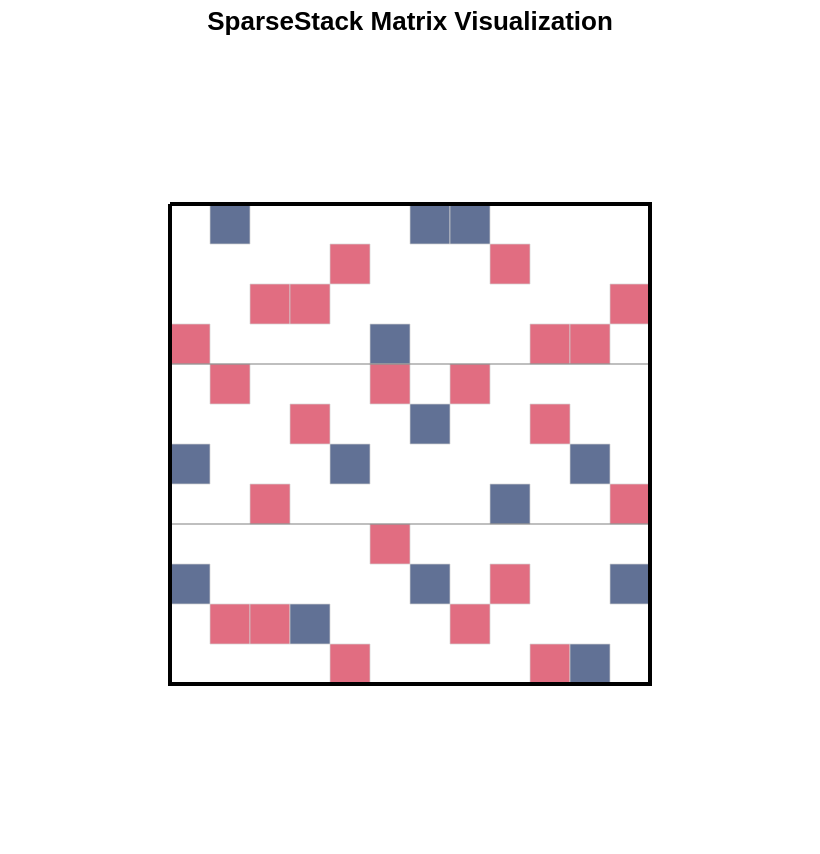

Source (notebook cell):
### Markdown cell above
## SparseStack Sketch

The poor scaling of embedding dimension in CountSketch can be remedied by increasing the per-column sparsity.
There are a number of ways to do this, but one of the most promising is to simply stack a bunch of independent CountSketch matrices on top of one another.


:::{prf:definition}
:label: def:sparse-stack-sketch
We say a matrix $\vec{S}\in\R^{k\times n}$ is a *SparseStack matrix* if it has the distribution
\begin{equation*}
\vec{S} = \begin{bmatrix}
\rho_{1,1}\vec{e}_{s_{1,1}} & \rho_{1,2}\vec{e}_{s_{1,2}} & \cdots & \rho_{1,n}\vec{e}_{s_{1,n}} \\
\rho_{2,1}\vec{e}_{s_{2,1}} & \rho_{2,2}\vec{e}_{s_{2,2}} & \cdots & \rho_{2,n}\vec{e}_{s_{2,n}} \\
\vdots & \vdots & \ddots & \vdots \\
\rho_{\zeta,1}\vec{e}_{s_{\zeta,1}} & \rho_{\zeta,2}\vec{e}_{s_{\zeta,2}} & \cdots & \rho_{\zeta,n}\vec{e}_{s_{\zeta,n}}
\end{bmatrix}
,\qquad
\begin{aligned}
&\rho_{i,j}\sim \Call{Rademacher}\text{ iid}\\
&s_{i,j} \sim \Call{Unif}(\{1,\ldots,k/\zeta\})\text{ iid}.
\end{aligned}
\end{equation*}
:::

This is equivalent to generating $\zeta$ CountSketch matrices of hight $k/\zeta$, and stacking them on top of one another.
A SparseStack matrix can be applied to $\vec{A}$ in $O(\zeta\nnz(\vec{A}))$ operations.

### Code cell
def sparse_stack_matrix(n, k, zeta, seed):
    """Generate a SparseStack matrix"""
    rng = np.random.default_rng(seed)
    
    k_per_block = k // zeta
    
    # Create matrix data for visualization
    rows, cols, values = [], [], []
    
    for col in range(n):
        # For each of zeta blocks, place one entry
        for block in range(zeta):
            row_in_block = rng.integers(0, k_per_block)
            row = block * k_per_block + row_in_block
            rho = 2 * rng.integers(0, 2) - 1  # Rademacher
            
            rows.append(row)
            cols.append(col)
            values.append(rho)
    
    return pd.DataFrame({
        'row': rows,
        'col': cols,
        'value': values
    })

# Create data for multiple configurations
ss_data_list = []
for seed in range(10):
    for n in [8, 12, 16, 20]:
        for zeta in [2, 3, 4]:
            for block_size in [3, 4, 5]:
                k = zeta * block_size
                if k <= 20:  # Keep k reasonable
                    df = sparse_stack_matrix(n, k, zeta, seed)
                    df['seed'] = seed
                    df['n'] = n
                    df['zeta'] = zeta
                    df['block_size'] = block_size
                    df['k'] = k
                    ss_data_list.append(df)

ss_full_data = pd.concat(ss_data_list, ignore_index=True)

# Create interactive sliders
ss_seed_slider = alt.binding_range(min=0, max=9, step=1, name='Seed: ')
ss_seed_param = alt.param(name='ss_seed_select', value=0, bind=ss_seed_slider)

ss_n_slider = alt.binding_range(min=8, max=20, step=4, name='Columns (n): ')
ss_n_param = alt.param(name='ss_n_select', value=12, bind=ss_n_slider)

ss_zeta_slider = alt.binding_range(min=2, max=4, step=1, name='Sparsity (ζ): ')
ss_zeta_param = alt.param(name='ss_zeta_select', value=3, bind=ss_zeta_slider)

ss_block_slider = alt.binding_range(min=3, max=5, step=1, name='Block size (k/ζ): ')
ss_block_param = alt.param(name='ss_block_select', value=4, bind=ss_block_slider)

# Fixed cell size in pixels
ss_cell_size = 20
ss_max_n = 20
ss_max_k = 20

# Add offset columns to center the matrix
ss_centered_data = ss_full_data.copy()
for n in [8, 12, 16, 20]:
    for k in ss_full_data['k'].unique():
        mask = (ss_centered_data['n'] == n) & (ss_centered_data['k'] == k)
        if mask.any():
            ss_centered_data.loc[mask, 'x_offset'] = get_offset(n, ss_max_n)
            ss_centered_data.loc[mask, 'y_offset'] = get_offset(k, ss_max_k)

ss_centered_data['col_centered'] = ss_centered_data['col'] + ss_centered_data['x_offset']
ss_centered_data['row_centered'] = ss_centered_data['row'] + ss_centered_data['y_offset']

# Create the scatter plot with square marks
ss_base = alt.Chart(ss_centered_data).mark_square(size=ss_cell_size**2, stroke='lightgray', strokeWidth=0.5).encode(
    x=alt.X('col_centered:Q', 
            title=None,
            scale=alt.Scale(domain=[-0.5, ss_max_n-0.5]),
            axis=alt.Axis(labels=False, ticks=False, grid=False)),
    y=alt.Y('row_centered:Q', 
            title=None,
            scale=alt.Scale(domain=[-0.5, ss_max_k-0.5], reverse=True),
            axis=alt.Axis(labels=False, ticks=False, grid=False)),
    color=alt.Color('value:Q', 
                    scale=alt.Scale(domain=[-1, 1], 
                                  range=['#1e3668', '#d52f4c']),
                    legend=None),
    tooltip=['row:Q', 'col:Q', 'value:Q', 'zeta:Q', 'block_size:Q', 'k:Q']
).add_params(
    ss_seed_param,
    ss_n_param,
    ss_zeta_param,
    ss_block_param
).transform_filter(
    (alt.datum.seed == ss_seed_param) &
    (alt.datum.n == ss_n_param) &
    (alt.datum.zeta == ss_zeta_param) &
    (alt.datum.block_size == ss_block_param)
)

# Create bounding box data with centering
ss_box_data = []
for n in [8, 12, 16, 20]:
    for zeta in [2, 3, 4]:
        for block_size in [3, 4, 5]:
            k = zeta * block_size
            if k <= 20:
                x_off = get_offset(n, ss_max_n)
                y_off = get_offset(k, ss_max_k)
                ss_box_data.append({
                    'n': n, 'zeta': zeta, 'block_size': block_size, 'k': k,
                    'x': [x_off - 0.5, x_off + n - 0.5, x_off + n - 0.5, x_off - 0.5, x_off - 0.5],
                    'y': [y_off - 0.5, y_off - 0.5, y_off + k - 0.5, y_off + k - 0.5, y_off - 0.5]
                })

# Explode the box coordinates
ss_box_expanded = []
for row in ss_box_data:
    for i in range(len(row['x'])):
        ss_box_expanded.append({
            'n': row['n'],
            'zeta': row['zeta'],
            'block_size': row['block_size'],
            'k': row['k'],
            'x': row['x'][i],
            'y': row['y'][i],
            'order': i
        })
ss_box_df = pd.DataFrame(ss_box_expanded)

# Create the box outline
ss_box = alt.Chart(ss_box_df).mark_line(
    stroke='black',
    strokeWidth=2
).encode(
    x=alt.X('x:Q', scale=alt.Scale(domain=[-0.5, ss_max_n-0.5]), axis=None),
    y=alt.Y('y:Q', scale=alt.Scale(domain=[-0.5, ss_max_k-0.5], reverse=True), axis=None),
    order='order:O'
).transform_filter(
    (alt.datum.n == ss_n_param) &
    (alt.datum.zeta == ss_zeta_param) &
    (alt.datum.block_size == ss_block_param)
)

# Create block separator lines
ss_block_lines_data = []
for n in [8, 12, 16, 20]:
    for zeta in [2, 3, 4]:
        for block_size in [3, 4, 5]:
            k = zeta * block_size
            if k <= 20:
                x_off = get_offset(n, ss_max_n)
                y_off = get_offset(k, ss_max_k)
                # Add horizontal lines between blocks
                for block in range(1, zeta):
                    y_line = y_off + block * block_size - 0.5
                    ss_block_lines_data.append({
                        'n': n, 'zeta': zeta, 'block_size': block_size,
                        'line_id': block,
                        'x': [x_off - 0.5, x_off + n - 0.5],
                        'y': [y_line, y_line]
                    })

# Explode block line coordinates
ss_block_lines_expanded = []
for row in ss_block_lines_data:
    for i in range(len(row['x'])):
        ss_block_lines_expanded.append({
            'n': row['n'],
            'zeta': row['zeta'],
            'block_size': row['block_size'],
            'line_id': row['line_id'],
            'x': row['x'][i],
            'y': row['y'][i],
            'order': i
        })
ss_block_lines_df = pd.DataFrame(ss_block_lines_expanded)

# Create the block separator lines layer
ss_block_lines = alt.Chart(ss_block_lines_df).mark_line(
    stroke='gray',
    strokeWidth=1,
    opacity=0.5
).encode(
    x=alt.X('x:Q', scale=alt.Scale(domain=[-0.5, ss_max_n-0.5]), axis=None),
    y=alt.Y('y:Q', scale=alt.Scale(domain=[-0.5, ss_max_k-0.5], reverse=True), axis=None),
    detail='line_id:N',
    order='order:O'
).transform_filter(
    (alt.datum.n == ss_n_param) &
    (alt.datum.zeta == ss_zeta_param) &
    (alt.datum.block_size == ss_block_param)
)

ss_chart = (ss_base + ss_block_lines + ss_box).properties(
    width=ss_max_n * ss_cell_size,
    height=ss_max_k * ss_cell_size,
    title='SparseStack Matrix Visualization'
).configure_view(
    strokeWidth=0
)

alt.data_transformers.disable_max_rows()
ss_chart

### Figure 1 — Vega-Lite specification as saved in the notebook (floating-point values rounded to 4 significant figures; data arrays with more than 128 entries replaced by an {"elided": "..."} marker saying what was removed)
{"config": {"view": {"continuousWidth": 300, "continuousHeight": 300, "strokeWidth": 0}}, "layer": [{"data": {"name": "data-0e846d0f6a39ad61180ead4e71df63a1"}, "mark": {"type": "square", "size": 400, "stroke": "lightgray", "strokeWidth": 0.5}, "encoding": {"color": {"field": "value", "legend": null, "scale": {"domain": [-1, 1], "range": ["#1e3668", "#d52f4c"]}, "type": "quantitative"}, "tooltip": [{"field": "row", "type": "quantitative"}, {"field": "col", "type": "quantitative"}, {"field": "value", "type": "quantitative"}, {"field": "zeta", "type": "quantitative"}, {"field": "block_size", "type": "quantitative"}, {"field": "k", "type": "quantitative"}], "x": {"axis": {"grid": false, "labels": false, "ticks": false}, "field": "col_centered", "scale": {"domain": [-0.5, 19.5]}, "title": null, "type": "quantitative"}, "y": {"axis": {"grid": false, "labels": false, "ticks": false}, "field": "row_centered", "scale": {"domain": [-0.5, 19.5], "reverse": true}, "title": null, "type": "quantitative"}}, "transform": [{"filter": "((((datum.seed === ss_seed_select) && (datum.n === ss_n_select)) && (datum.zeta === ss_zeta_select)) && (datum.block_size === ss_block_select))"}]}, {"data": {"name": "data-285ec806705e5cdd86080b41cd9dd4f2"}, "mark": {"type": "line", "opacity": 0.5, "stroke": "gray", "strokeWidth": 1}, "encoding": {"detail": {"field": "line_id", "type": "nominal"}, "order": {"field": "order", "type": "ordinal"}, "x": {"axis": null, "field": "x", "scale": {"domain": [-0.5, 19.5]}, "type": "quantitative"}, "y": {"axis": null, "field": "y", "scale": {"domain": [-0.5, 19.5], "reverse": true}, "type": "quantitative"}}, "transform": [{"filter": "(((datum.n === ss_n_select) && (datum.zeta === ss_zeta_select)) && (datum.block_size === ss_block_select))"}]}, {"data": {"name": "data-a5ff1cb53cf5303fb911f87272cf9d69"}, "mark": {"type": "line", "stroke": "black", "strokeWidth": 2}, "encoding": {"order": {"field": "order", "type": "ordinal"}, "x": {"axis": null, "field": "x", "scale": {"domain": [-0.5, 19.5]}, "type": "quantitative"}, "y": {"axis": null, "field": "y", "scale": {"domain": [-0.5, 19.5], "reverse": true}, "type": "quantitative"}}, "transform": [{"filter": "(((datum.n === ss_n_select) && (datum.zeta === ss_zeta_select)) && (datum.block_size === ss_block_select))"}]}], "height": 400, "params": [{"name": "ss_seed_select", "bind": {"input": "range", "max": 9, "min": 0, "name": "Seed: ", "step": 1}, "value": 0}, {"name": "ss_n_select", "bind": {"input": "range", "max": 20, "min": 8, "name": "Columns (n): ", "step": 4}, "value": 12}, {"name": "ss_zeta_select", "bind": {"input": "range", "max": 4, "min": 2, "name": "Sparsity (ζ): ", "step": 1}, "value": 3}, {"name": "ss_block_select", "bind": {"input": "range", "max": 5, "min": 3, "name": "Block size (k/ζ): ", "step": 1}, "value": 4}], "title": "SparseStack Matrix Visualization", "width": 400, "$schema": "https://vega.github.io/schema/vega-lite/v6.1.0.json", "datasets": {"data-0e846d0f6a39ad61180ead4e71df63a1": {"elided": "15120 records"}, "data-285ec806705e5cdd86080b41cd9dd4f2": {"elided": "144 records"}, "data-a5ff1cb53cf5303fb911f87272cf9d69": {"elided": "180 records"}}}
